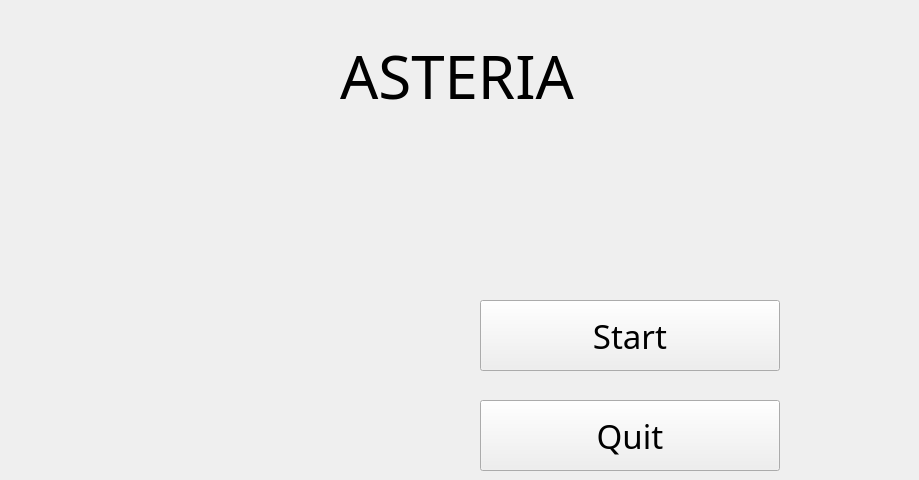
    <widget class="QWidget" name="p1_mainMenu">
     <property name="autoFillBackground">
      <bool>false</bool>
     </property>
     <property name="styleSheet">
      <string notr="true">QWidget#p1_mainMenu{background-image: url(:/Images/Images/Background/start background/imgForMakeBackgroung.jpeg);}</string>
     </property>
     <widget class="QPushButton" name="btn_start">
      <property name="geometry">
       <rect>
        <x>480</x>
        <y>300</y>
        <width>300</width>
        <height>71</height>
       </rect>
      </property>
      <property name="sizePolicy">
       <sizepolicy hsizetype="Minimum" vsizetype="Fixed">
        <horstretch>0</horstretch>
        <verstretch>0</verstretch>
       </sizepolicy>
      </property>
      <property name="font">
       <font>
        <family>Algerian</family>
        <pointsize>25</pointsize>
        <italic>false</italic>
        <bold>false</bold>
        <underline>false</underline>
        <strikeout>false</strikeout>
       </font>
      </property>
      <property name="mouseTracking">
       <bool>true</bool>
      </property>
      <property name="autoFillBackground">
       <bool>false</bool>
      </property>
      <property name="styleSheet">
       <string notr="true">QPushButton:!hover{
	color: rgb(0, 0, 0);
	font: 25pt &quot;Algerian&quot;;
	border-image: url(:/Images/Images/Button/button 1.png);
}
QPushButton:hover{
	border-image: url(:/Images/Images/Button/button 1_2.png);
}</string>
      </property>
      <property name="text">
       <string>Start</string>
      </property>
      <property name="iconSize">
       <size>
        <width>20</width>
        <height>20</height>
       </size>
      </property>
      <property name="autoDefault">
       <bool>false</bool>
      </property>
     </widget>
     <widget class="QPushButton" name="btn_quit">
      <property name="geometry">
       <rect>
        <x>480</x>
        <y>400</y>
        <width>300</width>
        <height>71</height>
       </rect>
      </property>
      <property name="sizePolicy">
       <sizepolicy hsizetype="Minimum" vsizetype="Fixed">
        <horstretch>0</horstretch>
        <verstretch>0</verstretch>
       </sizepolicy>
      </property>
      <property name="font">
       <font>
        <family>Algerian</family>
        <pointsize>25</pointsize>
        <italic>false</italic>
        <bold>false</bold>
        <underline>false</underline>
       </font>
      </property>
      <property name="styleSheet">
       <string notr="true">QPushButton:!hover{
	color: rgb(0, 0, 0);
	font: 25pt &quot;Algerian&quot;;
	border-image: url(:/Images/Images/Button/button 1.png);
}
QPushButton:hover{
	border-image: url(:/Images/Images/Button/button 1_2.png);
}</string>
      </property>
      <property name="text">
       <string>Quit</string>
      </property>
      <property name="iconSize">
       <size>
        <width>20</width>
        <height>20</height>
       </size>
      </property>
     </widget>
     <widget class="QLabel" name="lbl_title">
      <property name="geometry">
       <rect>
        <x>340</x>
        <y>-20</y>
        <width>570</width>
        <height>190</height>
       </rect>
      </property>
      <property name="sizePolicy">
       <sizepolicy hsizetype="Preferred" vsizetype="Preferred">
        <horstretch>0</horstretch>
        <verstretch>0</verstretch>
       </sizepolicy>
      </property>
      <property name="minimumSize">
       <size>
        <width>0</width>
        <height>0</height>
       </size>
      </property>
      <property name="font">
       <font>
        <family>Algerian</family>
        <pointsize>45</pointsize>
        <italic>false</italic>
        <bold>false</bold>
        <underline>false</underline>
       </font>
      </property>
      <property name="styleSheet">
       <string notr="true">color:rgb(0,0,0);
font: 45pt &quot;Algerian&quot;;
qproperty-alignment: AlignCenter;
border-image: url(:/Images/Images/Background/title background.png);
</string>
      </property>
      <property name="text">
       <string>ASTERIA</string>
      </property>
     </widget>
    </widget>
